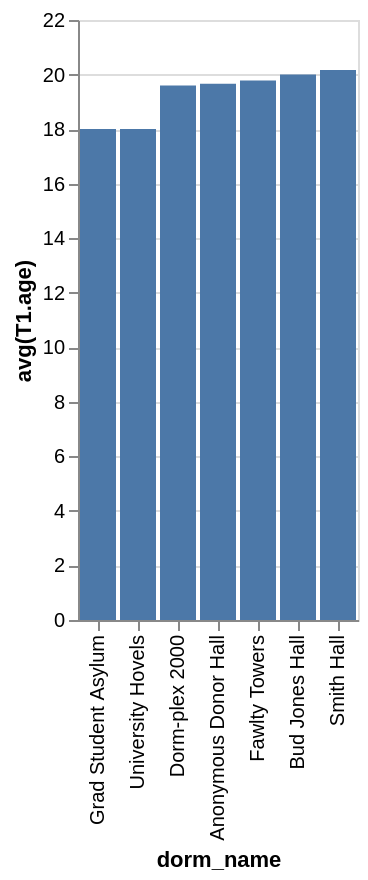

Write the Vega-Lite specification saved for this chart.
### Vega-Lite specification from a JSON file in a GitHub repository (floating-point values rounded to 4 significant figures)
{"data": {"values": [{"x_data": "Grad Student Asylum", "y_data": 18}, {"x_data": "University Hovels", "y_data": 18}, {"x_data": "Dorm-plex 2000", "y_data": 19.6}, {"x_data": "Anonymous Donor Hall", "y_data": 19.67}, {"x_data": "Fawlty Towers", "y_data": 19.78}, {"x_data": "Bud Jones Hall", "y_data": 20}, {"x_data": "Smith Hall", "y_data": 20.17}]}, "mark": "bar", "encoding": {"x": {"field": "x_data", "type": "nominal", "title": "dorm_name", "sort": {"op": "sum", "field": "y_data", "order": "ascending"}}, "y": {"field": "y_data", "type": "quantitative", "title": "avg(T1.age)"}}}
